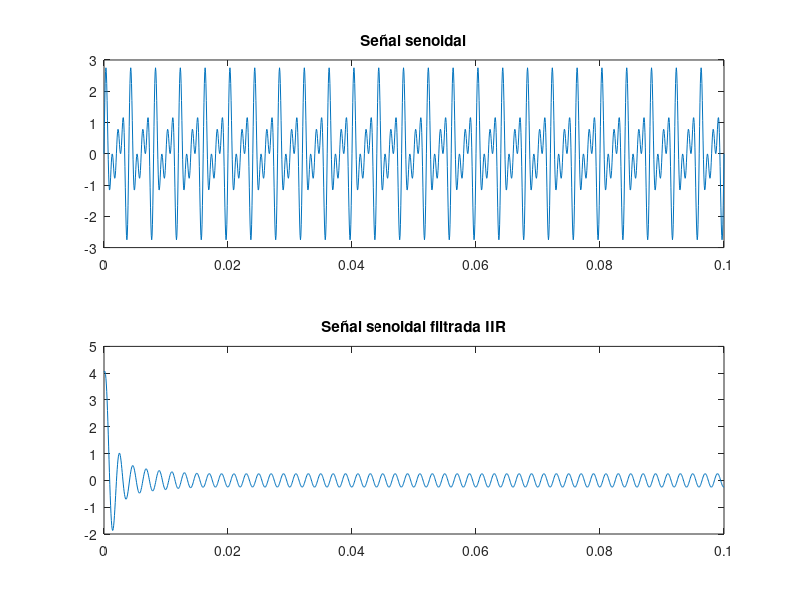
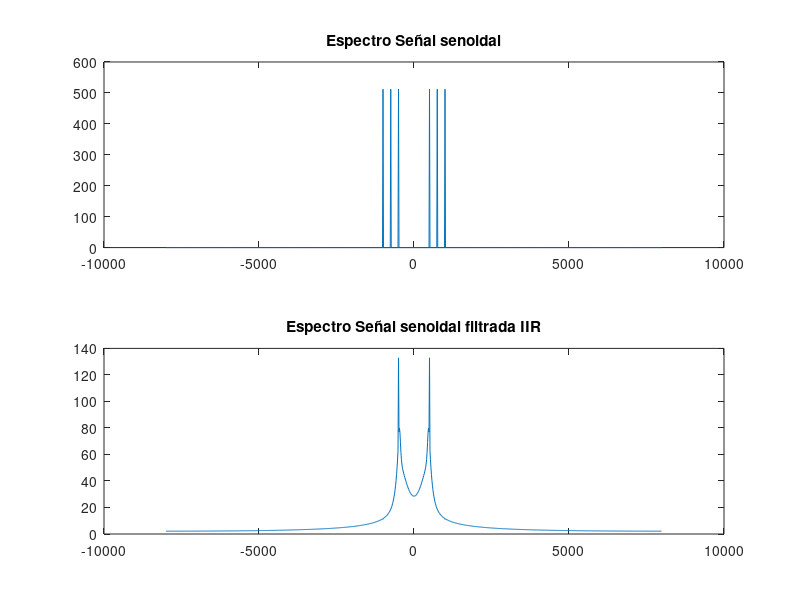

These charts were generated, in order, by the following MATLAB code:
clear all;

a = [1,-8.68272213388058,34.0039664867256,-79.0888144919999,120.970896705975,-127.133693794856,92.9633981854144,-46.6989365275176,15.4220075621785,-3.02323676098716,0.267134915133097];

b = [0.000921054767010914,-0.00741840867608949,0.0278383367508438,-0.0646061257918662,0.103554346919629,-0.120578261753791,0.103554346919629,-0.0646061257918662,0.0278383367508438,-0.00741840867608949,0.000921054767010914];

Fs = 16000;
n = 0:1/Fs:0.1;
f = -Fs/2:Fs/1024:(Fs/2)-(Fs/1024);


input_sample = sin(2*pi*500*n) + sin(2*pi*750*n) + sin(2*pi*1000*n);
z = 1;
[r,p,k] = residue(b,a);
X = fftshift(fft(input_sample,1024));
b1 = zeros(5,3);
y = 0;

for n = 1:5
    
    if n == 1
        [b1(n,[1 2 3]),a1(n,[1 2 3])]  = residue(r(z:z+1),p(z:z+1),k);
    else
      
        [b1(n,[1 2 3]),a1(n,[1 2 3])]  = residue(r(z:z+1),p(z:z+1),0.000000000000000000000000000001);  
    end
    z = z+2;
    
end

aa1 = real(a1)
bb1 = real(b1)

G = zeros(1,5);
xs = 0;
Nx = length(input_sample);
Ne = length(aa1(:,1));
uu1 = zeros(Ne,3);
Na = length(aa1(1,:));
u=zeros(1,Na);

yy = 0;


for pp = 1:Ne
    tic
    for n=1:Nx
        x(1)=input_sample(n);
        temp1=0; temp2=0;
        for k=2:Na
            temp1=temp1-(aa1(pp,k)*u(k));
            temp2=temp2+(bb1(pp,k)*u(k));
        end
        u(1)= x(1)+temp1;
        y(n)=(u(1)*bb1(pp,1))+temp2;
        for m=Na:-1:2
            u(m)=u(m-1);
        end

        
        %pause;
    end
    toc
    yy = yy + y;
end

%yy = filter(b,a,input_sample);

Y = fftshift(fft(yy,1024));

n = 0:1/Fs:0.1;

figure(1)
subplot(2,1,1)
plot(n,input_sample);xlim([0 0.1]);
title('Señal senoidal')
subplot(2,1,2)
plot(n,yy);xlim([0 0.1]);
title('Señal senoidal filtrada IIR')


figure(2)
subplot(2,1,1)
plot(f,abs(X));
title('Espectro Señal senoidal')
subplot(2,1,2)
plot(f,abs(Y));
title('Espectro Señal senoidal filtrada IIR')

